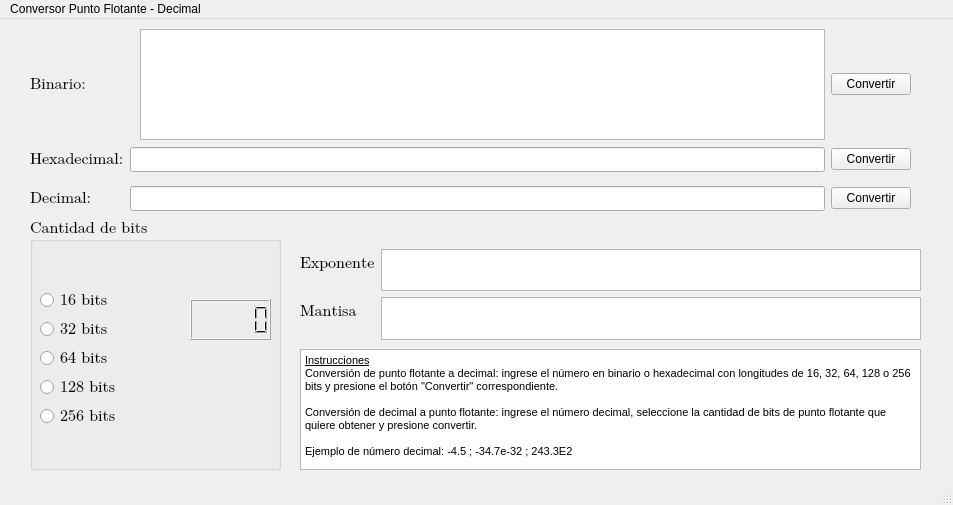
<?xml version="1.0" encoding="UTF-8"?>
<ui version="4.0">
 <class>MainWindow</class>
 <widget class="QMainWindow" name="MainWindow">
  <property name="geometry">
   <rect>
    <x>0</x>
    <y>0</y>
    <width>953</width>
    <height>505</height>
   </rect>
  </property>
  <property name="windowTitle">
   <string>MainWindow</string>
  </property>
  <widget class="QWidget" name="centralwidget">
   <widget class="QGroupBox" name="groupBox">
    <property name="geometry">
     <rect>
      <x>30</x>
      <y>200</y>
      <width>251</width>
      <height>251</height>
     </rect>
    </property>
    <property name="font">
     <font>
      <family>Cambria Math</family>
      <pointsize>12</pointsize>
     </font>
    </property>
    <property name="title">
     <string>Cantidad de bits</string>
    </property>
    <widget class="QWidget" name="verticalLayoutWidget">
     <property name="geometry">
      <rect>
       <x>10</x>
       <y>70</y>
       <width>131</width>
       <height>171</height>
      </rect>
     </property>
     <layout class="QVBoxLayout" name="verticalLayout">
      <property name="sizeConstraint">
       <enum>QLayout::SetMaximumSize</enum>
      </property>
      <item>
       <widget class="QRadioButton" name="b32">
        <property name="font">
         <font>
          <family>Cambria Math</family>
          <pointsize>12</pointsize>
         </font>
        </property>
        <property name="text">
         <string>16 bits</string>
        </property>
       </widget>
      </item>
      <item>
       <widget class="QRadioButton" name="b16">
        <property name="font">
         <font>
          <family>Cambria Math</family>
          <pointsize>12</pointsize>
         </font>
        </property>
        <property name="text">
         <string>32 bits</string>
        </property>
       </widget>
      </item>
      <item>
       <widget class="QRadioButton" name="b64">
        <property name="font">
         <font>
          <family>Cambria Math</family>
          <pointsize>12</pointsize>
         </font>
        </property>
        <property name="text">
         <string>64 bits</string>
        </property>
       </widget>
      </item>
      <item>
       <widget class="QRadioButton" name="b128">
        <property name="font">
         <font>
          <family>Cambria Math</family>
          <pointsize>12</pointsize>
         </font>
        </property>
        <property name="text">
         <string>128 bits</string>
        </property>
       </widget>
      </item>
      <item>
       <widget class="QRadioButton" name="b256">
        <property name="font">
         <font>
          <family>Cambria Math</family>
          <pointsize>12</pointsize>
         </font>
        </property>
        <property name="text">
         <string>256 bits</string>
        </property>
       </widget>
      </item>
     </layout>
    </widget>
    <widget class="QLCDNumber" name="lcdNumber">
     <property name="geometry">
      <rect>
       <x>160</x>
       <y>80</y>
       <width>81</width>
       <height>41</height>
      </rect>
     </property>
    </widget>
   </widget>
   <widget class="QWidget" name="formLayoutWidget">
    <property name="geometry">
     <rect>
      <x>300</x>
      <y>230</y>
      <width>621</width>
      <height>91</height>
     </rect>
    </property>
    <layout class="QFormLayout" name="formLayout">
     <item row="0" column="0">
      <widget class="QLabel" name="label_4">
       <property name="font">
        <font>
         <family>Cambria Math</family>
         <pointsize>12</pointsize>
        </font>
       </property>
       <property name="text">
        <string>Exponente</string>
       </property>
      </widget>
     </item>
     <item row="1" column="0">
      <widget class="QLabel" name="label_5">
       <property name="font">
        <font>
         <family>Cambria Math</family>
         <pointsize>12</pointsize>
        </font>
       </property>
       <property name="text">
        <string>Mantisa</string>
       </property>
      </widget>
     </item>
     <item row="0" column="1">
      <widget class="QTextBrowser" name="textExponente">
       <property name="font">
        <font>
         <family>Cambria Math</family>
         <pointsize>12</pointsize>
        </font>
       </property>
       <property name="html">
        <string>&lt;!DOCTYPE HTML PUBLIC &quot;-//W3C//DTD HTML 4.0//EN&quot; &quot;http://www.w3.org/TR/REC-html40/strict.dtd&quot;&gt;
&lt;html&gt;&lt;head&gt;&lt;meta name=&quot;qrichtext&quot; content=&quot;1&quot; /&gt;&lt;style type=&quot;text/css&quot;&gt;
p, li { white-space: pre-wrap; }
&lt;/style&gt;&lt;/head&gt;&lt;body style=&quot; font-family:'Cambria Math'; font-size:12pt; font-weight:400; font-style:normal;&quot;&gt;
&lt;p style=&quot;-qt-paragraph-type:empty; margin-top:0px; margin-bottom:0px; margin-left:0px; margin-right:0px; -qt-block-indent:0; text-indent:0px; font-family:'MS Shell Dlg 2'; font-size:8.25pt;&quot;&gt;&lt;br /&gt;&lt;/p&gt;&lt;/body&gt;&lt;/html&gt;</string>
       </property>
      </widget>
     </item>
     <item row="1" column="1">
      <widget class="QTextBrowser" name="textMantisa">
       <property name="font">
        <font>
         <family>Cambria Math</family>
         <pointsize>12</pointsize>
        </font>
       </property>
       <property name="html">
        <string>&lt;!DOCTYPE HTML PUBLIC &quot;-//W3C//DTD HTML 4.0//EN&quot; &quot;http://www.w3.org/TR/REC-html40/strict.dtd&quot;&gt;
&lt;html&gt;&lt;head&gt;&lt;meta name=&quot;qrichtext&quot; content=&quot;1&quot; /&gt;&lt;style type=&quot;text/css&quot;&gt;
p, li { white-space: pre-wrap; }
&lt;/style&gt;&lt;/head&gt;&lt;body style=&quot; font-family:'Cambria Math'; font-size:12pt; font-weight:400; font-style:normal;&quot;&gt;
&lt;p style=&quot;-qt-paragraph-type:empty; margin-top:0px; margin-bottom:0px; margin-left:0px; margin-right:0px; -qt-block-indent:0; text-indent:0px; font-family:'MS Shell Dlg 2'; font-size:8.25pt;&quot;&gt;&lt;br /&gt;&lt;/p&gt;&lt;/body&gt;&lt;/html&gt;</string>
       </property>
      </widget>
     </item>
    </layout>
   </widget>
   <widget class="QTextBrowser" name="textBrowser_3">
    <property name="geometry">
     <rect>
      <x>300</x>
      <y>330</y>
      <width>621</width>
      <height>121</height>
     </rect>
    </property>
    <property name="html">
     <string>&lt;!DOCTYPE HTML PUBLIC &quot;-//W3C//DTD HTML 4.0//EN&quot; &quot;http://www.w3.org/TR/REC-html40/strict.dtd&quot;&gt;
&lt;html&gt;&lt;head&gt;&lt;meta name=&quot;qrichtext&quot; content=&quot;1&quot; /&gt;&lt;style type=&quot;text/css&quot;&gt;
p, li { white-space: pre-wrap; }
&lt;/style&gt;&lt;/head&gt;&lt;body style=&quot; font-family:'MS Shell Dlg 2'; font-size:8.25pt; font-weight:400; font-style:normal;&quot;&gt;
&lt;p style=&quot; margin-top:0px; margin-bottom:0px; margin-left:0px; margin-right:0px; -qt-block-indent:0; text-indent:0px;&quot;&gt;&lt;span style=&quot; font-size:8pt; text-decoration: underline;&quot;&gt;Instrucciones&lt;/span&gt;&lt;/p&gt;
&lt;p style=&quot; margin-top:0px; margin-bottom:0px; margin-left:0px; margin-right:0px; -qt-block-indent:0; text-indent:0px;&quot;&gt;&lt;span style=&quot; font-size:8pt;&quot;&gt;Conversión de punto flotante a decimal: ingrese el número en binario o hexadecimal con longitudes de 16, 32, 64, 128 o 256 bits y presione el botón &amp;quot;Convertir&amp;quot; correspondiente.&lt;/span&gt;&lt;/p&gt;
&lt;p style=&quot;-qt-paragraph-type:empty; margin-top:0px; margin-bottom:0px; margin-left:0px; margin-right:0px; -qt-block-indent:0; text-indent:0px; font-size:8pt;&quot;&gt;&lt;br /&gt;&lt;/p&gt;
&lt;p style=&quot; margin-top:0px; margin-bottom:0px; margin-left:0px; margin-right:0px; -qt-block-indent:0; text-indent:0px;&quot;&gt;&lt;span style=&quot; font-size:8pt;&quot;&gt;Conversión de decimal a punto flotante: ingrese el número decimal, seleccione la cantidad de bits de punto flotante que quiere obtener y presione convertir.&lt;/span&gt;&lt;/p&gt;
&lt;p style=&quot;-qt-paragraph-type:empty; margin-top:0px; margin-bottom:0px; margin-left:0px; margin-right:0px; -qt-block-indent:0; text-indent:0px; font-size:8pt;&quot;&gt;&lt;br /&gt;&lt;/p&gt;
&lt;p style=&quot; margin-top:0px; margin-bottom:0px; margin-left:0px; margin-right:0px; -qt-block-indent:0; text-indent:0px;&quot;&gt;&lt;span style=&quot; font-size:8pt;&quot;&gt;Ejemplo de número decimal: -4.5 ; -34.7e-32 ; 243.3E2&lt;/span&gt;&lt;/p&gt;&lt;/body&gt;&lt;/html&gt;</string>
    </property>
   </widget>
   <widget class="QWidget" name="gridLayoutWidget">
    <property name="geometry">
     <rect>
      <x>30</x>
      <y>120</y>
      <width>881</width>
      <height>81</height>
     </rect>
    </property>
    <layout class="QGridLayout" name="gridLayout">
     <property name="verticalSpacing">
      <number>6</number>
     </property>
     <item row="1" column="0">
      <widget class="QLabel" name="label_3">
       <property name="font">
        <font>
         <family>Cambria Math</family>
         <pointsize>12</pointsize>
        </font>
       </property>
       <property name="text">
        <string>Hexadecimal:</string>
       </property>
      </widget>
     </item>
     <item row="1" column="2">
      <widget class="QPushButton" name="buttonConvertirFPHex">
       <property name="text">
        <string>Convertir</string>
       </property>
      </widget>
     </item>
     <item row="2" column="2">
      <widget class="QPushButton" name="buttonConvertirDec">
       <property name="text">
        <string>Convertir</string>
       </property>
      </widget>
     </item>
     <item row="2" column="1">
      <widget class="QLineEdit" name="ioDecimal">
       <property name="sizePolicy">
        <sizepolicy hsizetype="Expanding" vsizetype="Fixed">
         <horstretch>0</horstretch>
         <verstretch>0</verstretch>
        </sizepolicy>
       </property>
       <property name="font">
        <font>
         <family>Cambria Math</family>
         <pointsize>12</pointsize>
        </font>
       </property>
       <property name="cursor">
        <cursorShape>BlankCursor</cursorShape>
       </property>
       <property name="text">
        <string/>
       </property>
      </widget>
     </item>
     <item row="2" column="0">
      <widget class="QLabel" name="label_2">
       <property name="font">
        <font>
         <family>Cambria Math</family>
         <pointsize>12</pointsize>
        </font>
       </property>
       <property name="text">
        <string>Decimal:</string>
       </property>
      </widget>
     </item>
     <item row="1" column="1">
      <widget class="QLineEdit" name="ioHexa">
       <property name="sizePolicy">
        <sizepolicy hsizetype="Expanding" vsizetype="Minimum">
         <horstretch>0</horstretch>
         <verstretch>0</verstretch>
        </sizepolicy>
       </property>
       <property name="font">
        <font>
         <family>Cambria Math</family>
         <pointsize>12</pointsize>
        </font>
       </property>
      </widget>
     </item>
    </layout>
   </widget>
   <widget class="QWidget" name="horizontalLayoutWidget">
    <property name="geometry">
     <rect>
      <x>30</x>
      <y>10</y>
      <width>881</width>
      <height>111</height>
     </rect>
    </property>
    <layout class="QHBoxLayout" name="horizontalLayout">
     <item>
      <widget class="QLabel" name="label">
       <property name="font">
        <font>
         <family>Cambria Math</family>
         <pointsize>12</pointsize>
        </font>
       </property>
       <property name="text">
        <string>Binario:         </string>
       </property>
      </widget>
     </item>
     <item>
      <widget class="QTextEdit" name="ioBinario">
       <property name="sizePolicy">
        <sizepolicy hsizetype="Expanding" vsizetype="Fixed">
         <horstretch>0</horstretch>
         <verstretch>0</verstretch>
        </sizepolicy>
       </property>
       <property name="font">
        <font>
         <family>Cambria Math</family>
         <pointsize>12</pointsize>
        </font>
       </property>
       <property name="html">
        <string>&lt;!DOCTYPE HTML PUBLIC &quot;-//W3C//DTD HTML 4.0//EN&quot; &quot;http://www.w3.org/TR/REC-html40/strict.dtd&quot;&gt;
&lt;html&gt;&lt;head&gt;&lt;meta name=&quot;qrichtext&quot; content=&quot;1&quot; /&gt;&lt;style type=&quot;text/css&quot;&gt;
p, li { white-space: pre-wrap; }
&lt;/style&gt;&lt;/head&gt;&lt;body style=&quot; font-family:'Cambria Math'; font-size:12pt; font-weight:400; font-style:normal;&quot;&gt;
&lt;p style=&quot;-qt-paragraph-type:empty; margin-top:0px; margin-bottom:0px; margin-left:0px; margin-right:0px; -qt-block-indent:0; text-indent:0px;&quot;&gt;&lt;br /&gt;&lt;/p&gt;&lt;/body&gt;&lt;/html&gt;</string>
       </property>
      </widget>
     </item>
     <item>
      <widget class="QPushButton" name="buttonConvertirFP">
       <property name="text">
        <string>Convertir</string>
       </property>
      </widget>
     </item>
    </layout>
   </widget>
  </widget>
  <widget class="QMenuBar" name="menubar">
   <property name="geometry">
    <rect>
     <x>0</x>
     <y>0</y>
     <width>953</width>
     <height>20</height>
    </rect>
   </property>
   <widget class="QMenu" name="menua">
    <property name="title">
     <string>Conversor Punto Flotante - Decimal</string>
    </property>
   </widget>
   <addaction name="menua"/>
  </widget>
  <widget class="QStatusBar" name="statusbar"/>
 </widget>
 <resources/>
 <connections/>
</ui>
